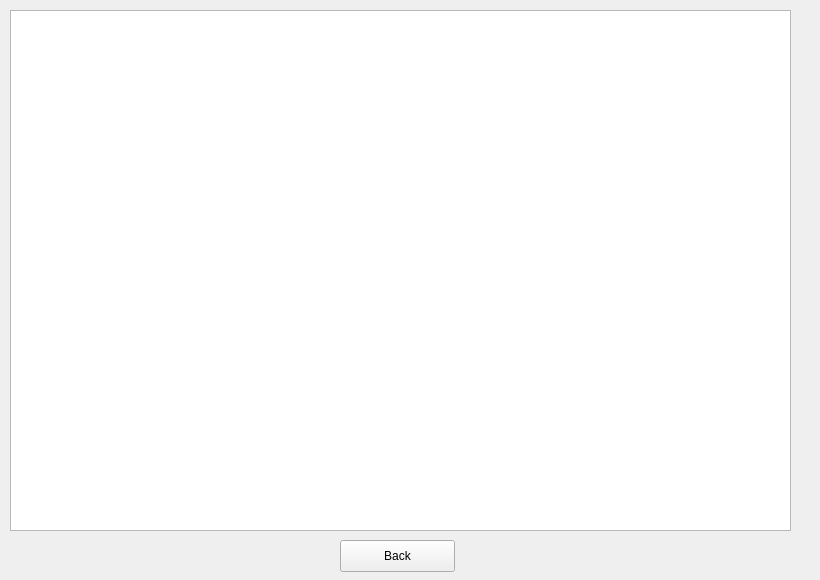
<?xml version="1.0" encoding="UTF-8"?>
<ui version="4.0">
 <class>Form</class>
 <widget class="QWidget" name="Form">
  <property name="geometry">
   <rect>
    <x>0</x>
    <y>0</y>
    <width>820</width>
    <height>580</height>
   </rect>
  </property>
  <property name="minimumSize">
   <size>
    <width>820</width>
    <height>580</height>
   </size>
  </property>
  <property name="windowTitle">
   <string>Library</string>
  </property>
  <widget class="QListView" name="listView">
   <property name="geometry">
    <rect>
     <x>10</x>
     <y>10</y>
     <width>781</width>
     <height>521</height>
    </rect>
   </property>
  </widget>
  <widget class="QPushButton" name="button_backToLibraries">
   <property name="geometry">
    <rect>
     <x>340</x>
     <y>540</y>
     <width>115</width>
     <height>32</height>
    </rect>
   </property>
   <property name="text">
    <string>Back</string>
   </property>
  </widget>
 </widget>
 <resources/>
 <connections/>
</ui>
